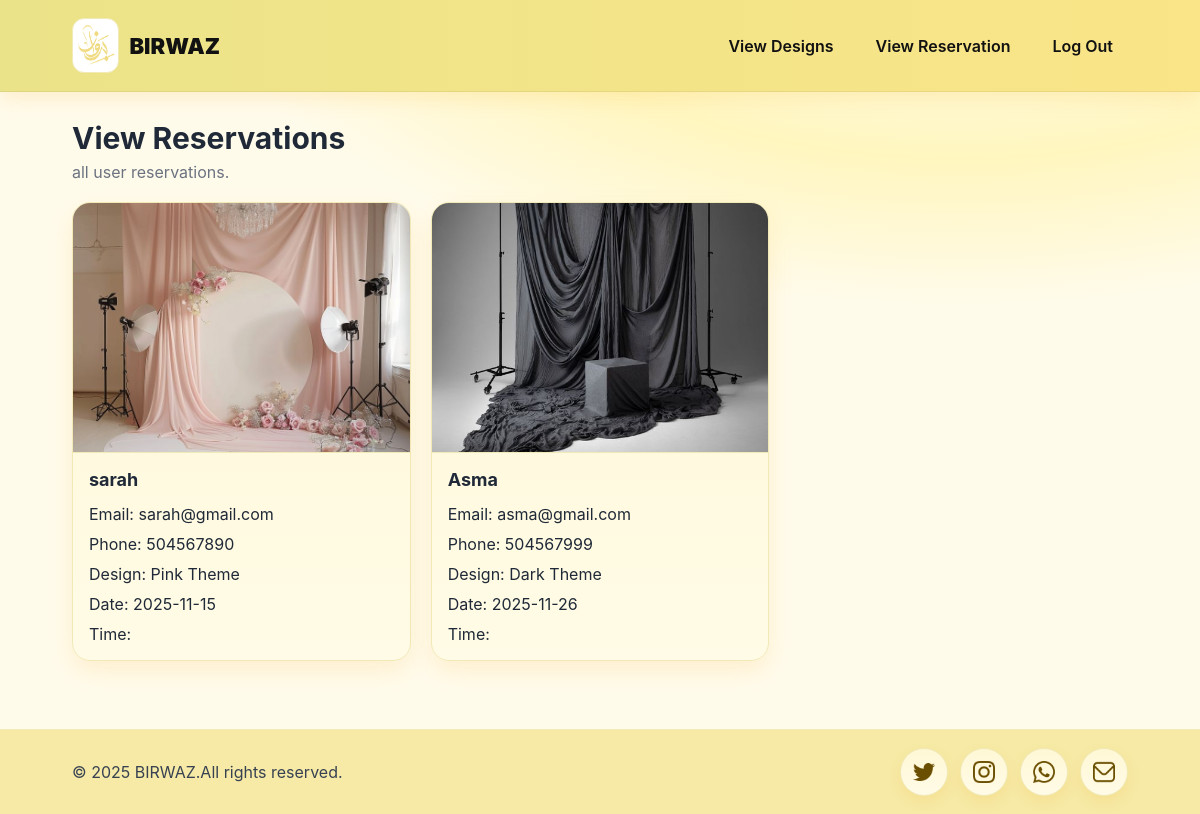
/birwasproject/viewReservationsAdmin.php, run on an earlier commit of the app's database.
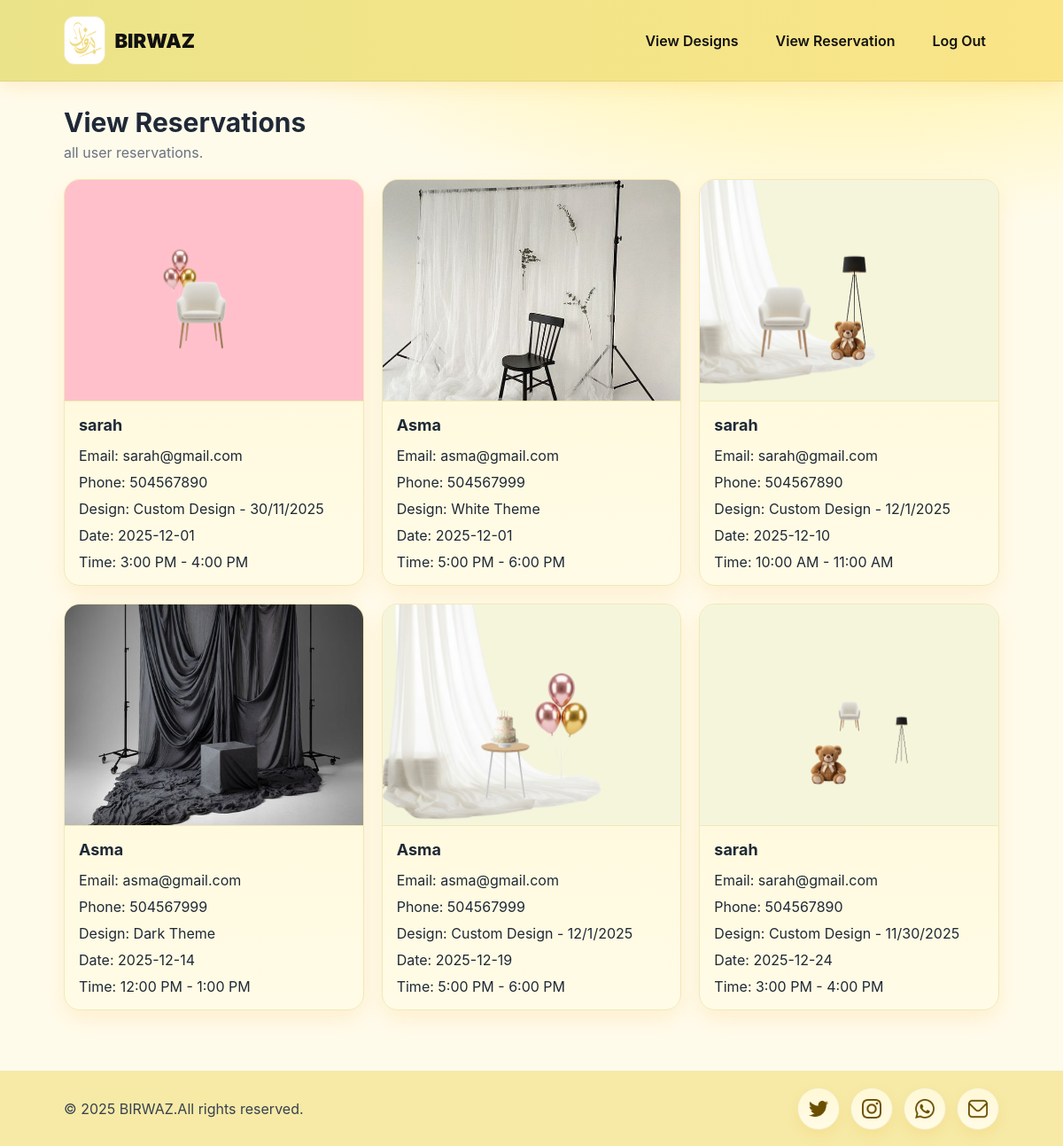
And on a later commit of the database.
### tables this page shows
CREATE TABLE `reservation` (
  `ReservationID` int(10) UNSIGNED NOT NULL,
  `UserID` int(11) UNSIGNED NOT NULL,
  `DesignID` int(10) UNSIGNED DEFAULT NULL,
  `Date` date NOT NULL,
  `time_slot` varchar(50) NOT NULL,
  `total_price` decimal(10,0) NOT NULL,
  `created_at` timestamp NOT NULL DEFAULT CURRENT_TIMESTAMP,
  `statues` enum('pending','confirmed','completed','cancelled') NOT NULL DEFAULT 'pending'
);

CREATE TABLE `design` (
  `DesignID` int(10) UNSIGNED NOT NULL,
  `Name` text NOT NULL,
  `Description` text,
  `Image_URL` text NOT NULL,
  `Type` varchar(10) NOT NULL DEFAULT 'Ready'
);

CREATE TABLE `user` (
  `UserID` int(10) UNSIGNED NOT NULL,
  `Name` text NOT NULL,
  `Email` text NOT NULL,
  `Password` text NOT NULL,
  `Phone` int(10) NOT NULL,
  `Role` varchar(5) NOT NULL DEFAULT 'User'
);

### birwasproject/viewReservationsAdmin.php (the view, shortened to what this page needs)
<?php
$conn = getDBConnection();
$sql = "SELECT r.ReservationID, r.Date, r.time_slot, r.total_price, r.statues, u.Name AS user_name, u.Email, u.Phone, d.Name AS design_name, d.Image_URL
        FROM reservation r
        JOIN `user` u ON r.UserID = u.UserID
        LEFT JOIN design d ON r.DesignID = d.DesignID
        ORDER BY r.Date ASC, r.time_slot ASC";
$res = $conn->query($sql);
$reservations = [];
if ($res) {
    while ($row = $res->fetch_assoc()) $reservations[] = $row;
}
?>
<!DOCTYPE html>
<html lang="en">
<head>
</head>
<body>
<header>
    <div class="nav">
        <a class="brand" href="#">
            <img src="images/logo1.png">
            <strong>BIRWAZ</strong>
        </a>
        <div class="links">
            <a href="viewDesignsAdmin.php">View Designs</a>
            <a href="viewReservationsAdmin.php">View Reservation</a>
            <a href="logout.php" id="logoutLink">Log Out</a>
        </div>
    </div>
</header>
<section class="hero">
    <h1>View Reservations</h1>
    <p> all user reservations.</p>
</section>
<section class="grid">
<?php if(count($reservations) === 0): ?>
    <div class="notice" style="grid-column:1/-1;">No reservations available.</div>
<?php else: ?>
    <?php foreach($reservations as $r):
        $img = 'uploads/' . ($r['Image_URL'] ?: 'placeholder.png');
    ?>
    <div class="card">
        <div class="thumb">
            <img src="<?=htmlspecialchars($img)?>" alt="<?=htmlspecialchars($r['design_name'] ?? 'Design')?>">
        </div>
        <div class="body">
            <h3><?=htmlspecialchars($r['user_name'])?></h3>
            <div class="info">Email: <?=htmlspecialchars($r['Email'])?></div>
            <div class="info">Phone: <?=htmlspecialchars($r['Phone'])?></div>
            <div class="info">Design: <?=htmlspecialchars($r['design_name'] ?? '—')?></div>
            <div class="info">Date: <?=htmlspecialchars($r['Date'])?></div>
            <div class="info">Time: <?=htmlspecialchars($r['time_slot'])?></div>
        </div>
    </div>
    <?php endforeach; ?>
<?php endif; ?>
</section>
        <footer>
            <div class="footer-inner">
                <div class="copy">© 2025 BIRWAZ.All rights reserved.</div>
                <div class="socials">
                    <a href="https://twitter.com" target="_blank">
                        <img src="images/twitter.png" alt="Twitter icon">
                    </a>
                    <a href="https://instagram.com" target="_blank">
                        <img src="images/instagram.png" alt="Instagram icon">
                    </a>
                    <a href="https://wa.me" target="_blank">
                        <img src="images/whatsapp.png" alt="WhatsApp icon">
                    </a>
                    <a href="mailto:birwaz@gmail.com" target="_blank" >
                        <img src="images/email.png" alt="Email icon">
                    </a>
                </div>
            </div>
        </footer>
</body>
</html>

### birwasproject/viewReservationsAdmin.php (style rules this page uses)
* { box-sizing:border-box;margin:0;padding:0;font-family:Inter,Arial,sans-serif }
body { background:radial-gradient(1200px 600px at 80% -10%, #fff 0%, #fff6bf 40%, #fffbeb 65%);color:#1f2937; }
header { background:linear-gradient(90deg,#EBE389,#fae588);border-bottom:1px solid rgba(0,0,0,.06);box-shadow:0 6px 20px rgba(245,158,11,.15); }
.nav { max-width:1100px;margin:auto;padding:18px 22px;display:flex;justify-content:space-between;align-items:center; }
.brand { display:flex;align-items:center;gap:10px;text-decoration:none; }
.brand img { height:55px;background:white;padding:1px;border-radius:12px;border:1px solid #f1e9b6; }
.brand strong { font-weight:900;color:#111;font-size:22px; }
.links { display:flex;gap:12px; }
.links a { padding:8px 14px;border-radius:12px;color:#111;text-decoration:none;font-weight:600;border:1px solid transparent; }
.hero { max-width:1100px;margin:auto;padding:28px 22px 10px; }
.hero h1 { font-size:30px;margin-bottom:6px; }
.hero p { color:#6b7280; }
.grid { max-width:1100px;margin:auto;padding:10px 22px 40px;display:grid;grid-template-columns:repeat(auto-fill,minmax(300px,1fr));gap:20px; }
.card { background:linear-gradient(180deg,#fff8d6,#fffbe6);border:1px solid #f1e9b6;border-radius:18px;box-shadow:0 10px 24px rgba(245,158,11,.12);overflow:hidden;display:flex;flex-direction:column; }
.thumb { width:100%;height:250px;border-bottom:1px solid #f1e9b6; }
.thumb img { width:100%;height:100%;object-fit:cover;display:block; }
.body { padding:16px;flex:1;display:flex;flex-direction:column;gap:10px; }
.body h3 { font-size:18px;margin-bottom:4px; }
footer { background:#f6eaa6; border-top:1px solid #f1e9b6; margin-top:28px; }
.footer-inner { max-width:1100px; margin:auto; padding:18px 22px; display:flex; align-items:center; justify-content:space-between; gap:12px; flex-wrap:wrap; }
.copy { color:#374151; font-size:16px }
.socials { display:flex; gap:12px; align-items:center; }
.socials a { width:48px; height:48px; border-radius:50%; display:grid; place-items:center; background: linear-gradient(180deg,#fff8d6,#fffbe6); border:1px solid #f1e9b6; box-shadow:0 6px 14px rgba(245,158,11,.12); transition:transform .15s ease, box-shadow .15s ease, background .2s ease; }
.socials img { width:22px; height:22px; object-fit:contain; display:block; }

What changed in the data, as far as the page shows it:
removed reservation: DesignID.Image_URL (picture), UserID.Name "sarah", UserID.Email "sarah@gmail.com", UserID.Phone "504567890", DesignID.Name "Pink Theme", Date "2025-11-15"
removed reservation: DesignID.Image_URL (picture), UserID.Name "Asma", UserID.Email "asma@gmail.com", UserID.Phone "504567999", DesignID.Name "Dark Theme", Date "2025-11-26"
added reservation: DesignID.Image_URL (picture), UserID.Name "sarah", UserID.Email "sarah@gmail.com", UserID.Phone "504567890", DesignID.Name "Custom Design - 30/11/2025", Date "2025-12-01", time_slot "3:00 PM - 4:00 PM"
added reservation: DesignID.Image_URL (picture), UserID.Name "Asma", UserID.Email "asma@gmail.com", UserID.Phone "504567999", DesignID.Name "White Theme", Date "2025-12-01", time_slot "5:00 PM - 6:00 PM"
added reservation: DesignID.Image_URL (picture), UserID.Name "sarah", UserID.Email "sarah@gmail.com", UserID.Phone "504567890", DesignID.Name "Custom Design - 12/1/2025", Date "2025-12-10", time_slot "10:00 AM - 11:00 AM"
added reservation: DesignID.Image_URL (picture), UserID.Name "Asma", UserID.Email "asma@gmail.com", UserID.Phone "504567999", DesignID.Name "Dark Theme", Date "2025-12-14", time_slot "12:00 PM - 1:00 PM"
added reservation: DesignID.Image_URL (picture), UserID.Name "Asma", UserID.Email "asma@gmail.com", UserID.Phone "504567999", DesignID.Name "Custom Design - 12/1/2025", Date "2025-12-19", time_slot "5:00 PM - 6:00 PM"
added reservation: DesignID.Image_URL (picture), UserID.Name "sarah", UserID.Email "sarah@gmail.com", UserID.Phone "504567890", DesignID.Name "Custom Design - 11/30/2025", Date "2025-12-24", time_slot "3:00 PM - 4:00 PM"
